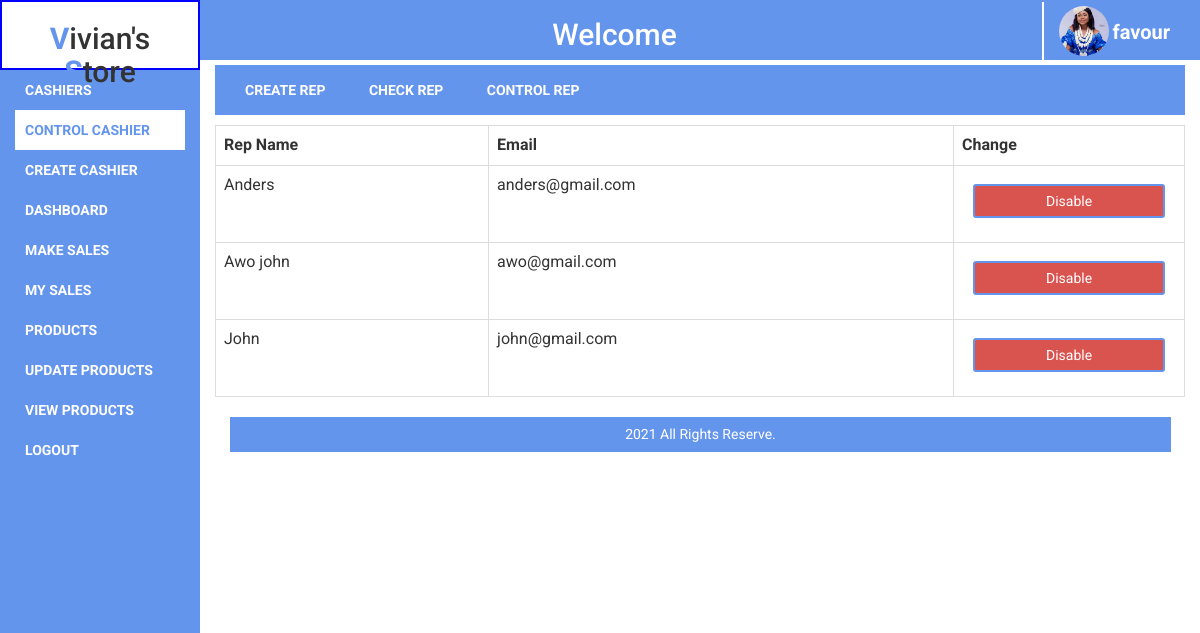
Screenshot of /controlrep (signed in) with the database file from the repository.
### tables this page shows
CREATE TABLE `users` (
  `userId` int(11) NOT NULL,
  `name` varchar(30) NOT NULL,
  `email` varchar(30) NOT NULL,
  `username` varchar(30) NOT NULL,
  `password` varchar(30) NOT NULL,
  `position` varchar(10) NOT NULL,
  `date` datetime NOT NULL DEFAULT CURRENT_TIMESTAMP,
  `status` varchar(10) NOT NULL
);

### config/dblink.php (called while the page is built, shortened)
<?php
class Vic{
private $connect = NULL;
public function __construct()
  {
$servername = "localhost";
$username = "root";
$password = "";
$dbname = "victor";
  $this->connect = "";
  try{
  $this->connect = new PDO("mysql:host=$servername;dbname=$dbname", $username, $password);
  $this->connect->setAttribute(PDO::ATTR_ERRMODE, PDO::ERRMODE_EXCEPTION);
  $this->connect->exec("SET CHARACTER SET utf8");
    }
  catch(PDOException $e) {
  echo 'Error: ' . $e->getMessage();
        }
  }
 public function tbl_select($tblquery,$tblvalue = array())
 {
 try{
  $stmt = $this->connect->prepare($tblquery);
  $stmt->execute($tblvalue);
  $results = $stmt->fetchAll(PDO::FETCH_ASSOC);
  return $results;
} catch(PDOException $e) {
    echo 'Error: ' . $e->getMessage();
  }
 }
  }
?>

### pages/controlrep.php (the view, shortened to what this page needs)
<div class='dynamicBodyNav'>
    <ul>
        <li>
            <a href='createsalesrep'>Create Rep</a>
        <li>
        <li>
            <a href='checkrep'>Check Rep</a>
        <li>
        <li>
            <a href='controlrep'>Control Rep</a>
        <li>
    </ul>
</div>
<div class="dynamicMainBodyBox">
    <table class="table table-bordered table-hover">
        <tr>
            <th>Rep Name</th>
            <th>Email</th>
            <th>Change</th>
        </tr>
        <?php
            $tblquery = "SELECT * FROM users WHERE position = 'Rep' ORDER BY name";
            $tblvalue = array();
            $select = $collect->tbl_select($tblquery, $tblvalue);
            foreach($select as $data){
                extract($data);
            ?>
                <?Php
                    if($status == "Active"){
                        echo  "
                            <tr>
                                <td>$name</td>
                                <td>$email</td>
                                <td>
                                    <form action='controlrep' method='POST'>
                                        <input type='hidden' name='dis' value='$userId'>
                                        <input type='submit' name='disable' value='Disable' class='btn btn-danger'>
                                    </form>
                                </td>
                            </tr>
                        ";
                    }
                ?>
                <?php
            }
        ?>
</div>

### styles/stylesheet.css (style rules this page uses)
body { box-sizing: border-box; font-family: 'Roboto', sans-serif; margin: 0; overflow-x: hidden; padding: 0; }
.table tr, .table tr td { vertical-align: middle; }
ul { margin: 0; padding: 0; width: 100%; }
ul li { cursor: pointer; list-style: none; padding: 10px; text-align: left; width: 100%; }
ul li a { color: #fff; font-weight: bolder; text-decoration: none; text-transform: uppercase; width: 100%; }
.dynamicBodyNav { background:cornflowerblue; height: 50px; margin-top: 5px; }
.dynamicBodyNav ul { margin: 5px; padding: 15px; }
.dynamicBodyNav ul li { cursor: pointer; display: inline; list-style-type: none; width: 100%; }
.dynamicMainBodyBox { height: 480px; margin-top: 10px; overflow-y: scroll; }
.dynamicMainBodyBox form input { border:1px solid cornflowerblue; border-radius: 3px; display: block; margin: 10px auto; padding: 5px; width: 90%; }
.dynamicMainBodyBox form input[type="submit"] { border:2px solid cornflowerblue; border-radius: 3px; color: #fff; display: block; margin: 10px auto; padding: 5px; width: 90%; }

### rows the page displays
users: name "Anders", email "anders@gmail.com"
users: name "Awo john", email "awo@gmail.com"
users: name "John", email "john@gmail.com"

### other values shown
$_SESSION['username'] "favour"
